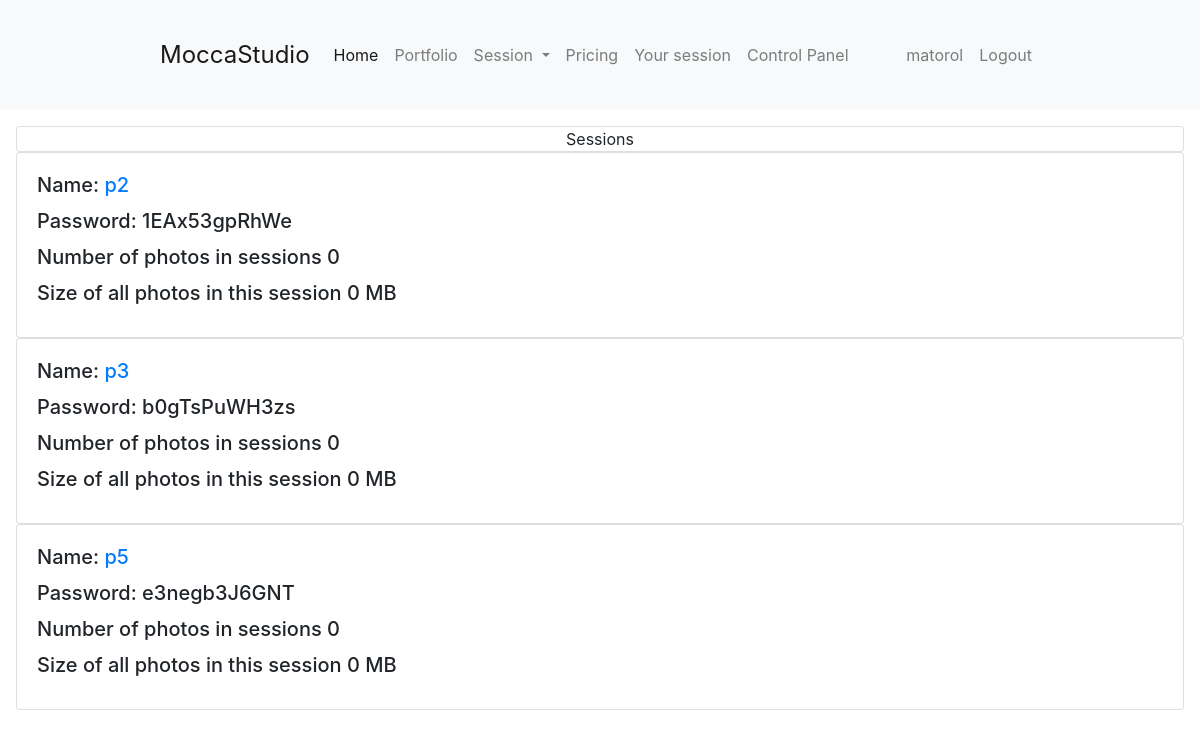
/control_panel/view_sessions/ (signed in), run on an earlier commit of the app's database.
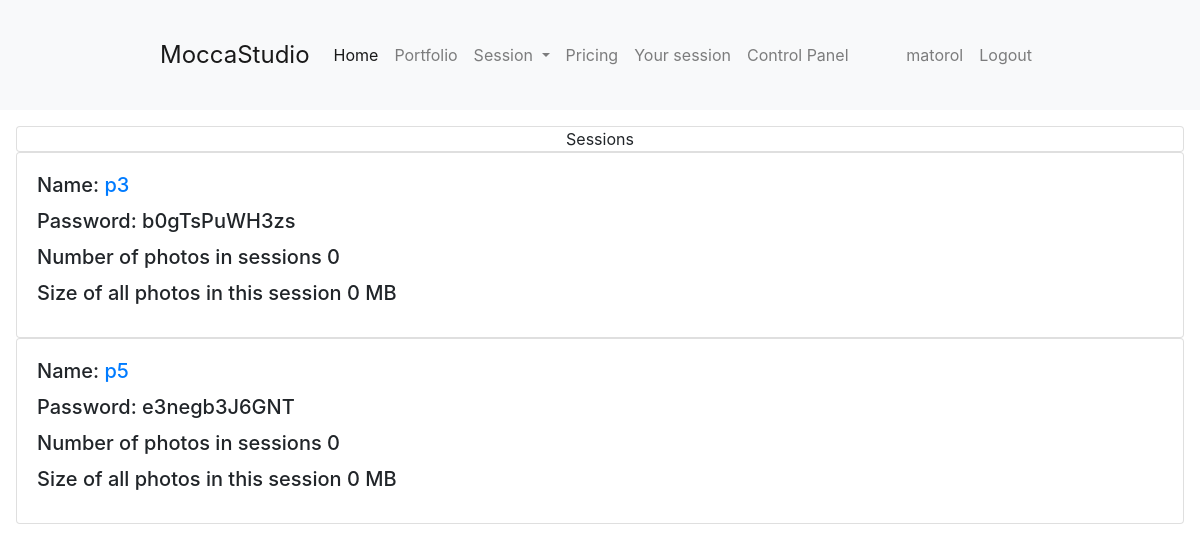
And on a later commit of the database.
### main/models.py (models this page shows, shortened)
class Session(models.Model):
    name = models.CharField(max_length=100, unique=True)
    password = models.CharField(max_length=100, default="password")

### main/views.py (the view)
# urls.py: path("control_panel/view_sessions/", views.view_sessions, name="view_sessions"),
@user_passes_test(lambda user: user.is_superuser)
def view_sessions(request):
    sessions = Session.objects.all()
    for session in sessions:
        photos = session.photo_set.all()
        photos_size = []
        for photo in photos:
            photos_size.append(photo.image.size / (1024*1024))
        photos_size_in_session = round(sum(photos_size))
        session.photos_size_in_session = photos_size_in_session
    context = {'sessions': sessions}
    return render(request, 'main/control_panel/view_sessions.html', context)

### main/templates/main/control_panel/view_sessions.html (shortened to what this page needs)
{% extends 'main/base.html' %}
{% block content %}
{% if user.is_superuser %}
<div class="m-3">
    <div class="card text-center">Sessions</div>
    {% for session in sessions %}
        <div class="card">
            <div class="card-body">
                <div class="row">
                    <div class="col-md-9">
                        <h5 class="card-title">Name: <a href="{% url 'view_session' session.name %}">{{ session.name }}</a> </h5>
                        <h5 class="card-title">Password: {{ session.password }}</h5>
                        <h5 class="card-title">Number of photos in sessions {{ session.photo_set.all.count }}</h5>
                        <h5 class="card-title">Size of all photos in this session {{session.photos_size_in_session}} MB</h5>
                    </div>
                </div>
            </div>
        </div>
    {% endfor %}
</div>
{% endif %}
{% endblock %}

What changed in the data, as far as the page shows it:
removed Session: name "p2", password "1EAx53gpRhWe", photo_set.all.count "0", photos_size_in_session "0"
